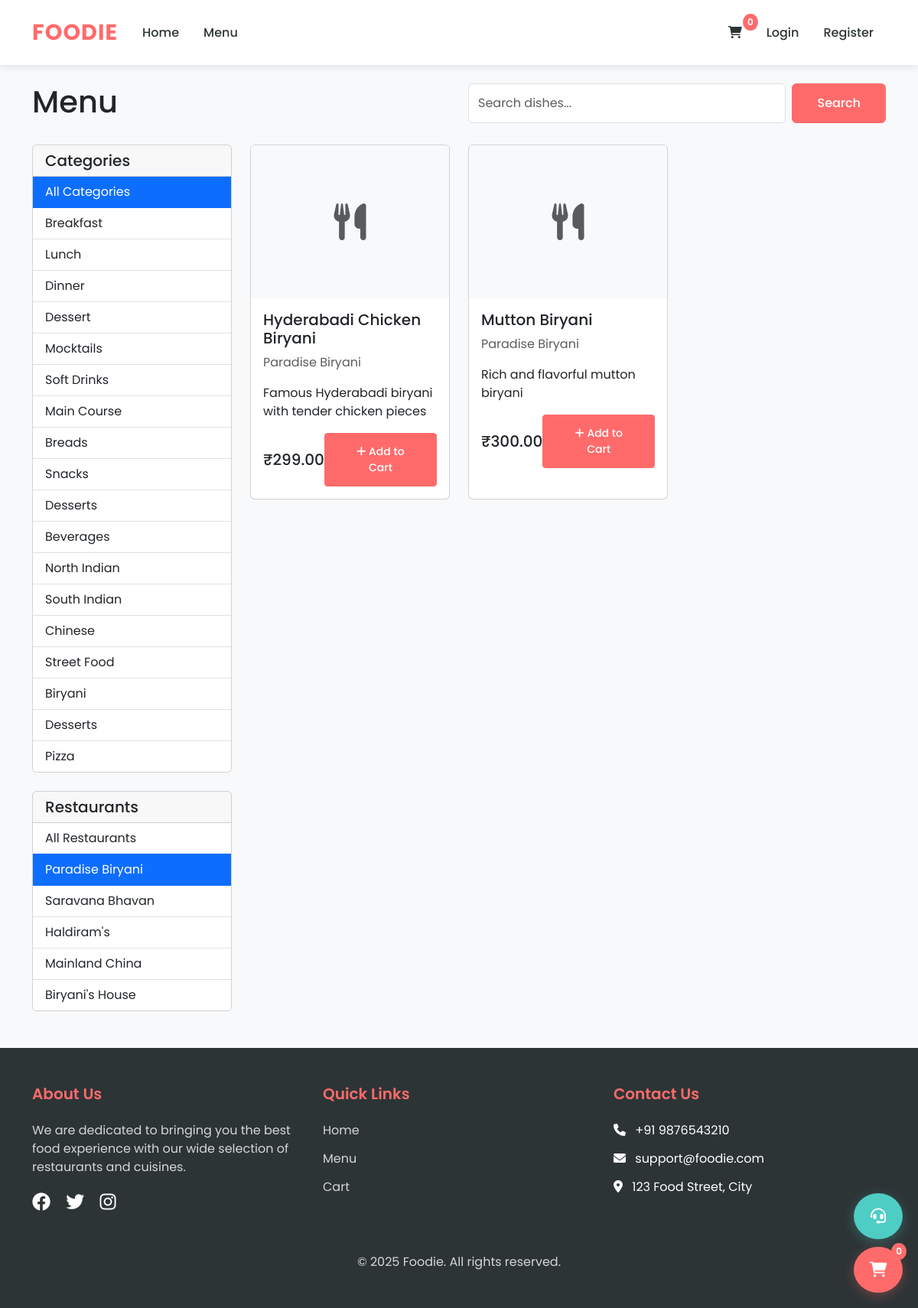
Screenshot of /menu/?restaurant=1 with the database file from the repository.
### core/models.py (models this page shows, shortened)
class Category(models.Model):
    name = models.CharField(max_length=100)
    description = models.TextField(blank=True)
    image = models.ImageField(upload_to='categories/', null=True, blank=True)
    is_active = models.BooleanField(default=True)

class Restaurant(models.Model):
    name = models.CharField(max_length=100)
    description = models.TextField()
    address = models.TextField()
    phone = models.CharField(max_length=15)
    image = models.ImageField(upload_to='restaurants/', null=True, blank=True)
    rating = models.DecimalField(max_digits=3, decimal_places=1, default=0)
    is_active = models.BooleanField(default=True)
    created_at = models.DateTimeField(auto_now_add=True)
    coupon_code = models.CharField(max_length=20, blank=True, null=True)
    discount_percentage = models.DecimalField(max_digits=5, decimal_places=2, default=0)

class MenuItem(models.Model):
    restaurant = models.ForeignKey(Restaurant, on_delete=models.CASCADE, related_name='menu_items', null=True, blank=True)
    category = models.ForeignKey(Category, on_delete=models.CASCADE, related_name='menu_items')
    name = models.CharField(max_length=100)
    description = models.TextField()
    price = models.DecimalField(max_digits=10, decimal_places=2)
    image = models.ImageField(upload_to='menu_items/', null=True, blank=True)
    is_available = models.BooleanField(default=True)
    created_at = models.DateTimeField(auto_now_add=True, null=True)

### core/views.py (the view)
# urls.py: path('menu/', views.menu, name='menu'),
def menu(request):
    query = request.GET.get('q', '')
    category_id = request.GET.get('category')
    restaurant_id = request.GET.get('restaurant')
    menu_items = MenuItem.objects.filter(is_available=True).select_related('restaurant', 'category')
    categories = Category.objects.filter(is_active=True)
    restaurants = Restaurant.objects.filter(is_active=True)
    if query:
        menu_items = menu_items.filter(
            Q(name__icontains=query) |
            Q(description__icontains=query) |
            Q(restaurant__name__icontains=query)
        )
    if category_id:
        menu_items = menu_items.filter(category_id=category_id)
    if restaurant_id:
        menu_items = menu_items.filter(restaurant_id=restaurant_id)
        selected_restaurant = get_object_or_404(Restaurant, id=restaurant_id)
    else:
        selected_restaurant = None
    return render(request, 'menu.html', {
        'menu_items': menu_items,
        'categories': categories,
        'restaurants': restaurants,
        'selected_category': category_id,
        'selected_restaurant': selected_restaurant,
        'search_query': query
    })

### core/templates/menu.html (shortened to what this page needs)
{% extends 'base.html' %}
{% load static %}
{% block content %}
<div class="container mt-4">
    <div class="row mb-4">
        <div class="col-md-6">
            <h1>Menu</h1>
        </div>
        <div class="col-md-6">
            <form method="get" class="d-flex">
                <input type="text" name="q" class="form-control me-2" placeholder="Search dishes..." value="{{ request.GET.q }}">
                <button type="submit" class="btn btn-primary">Search</button>
            </form>
        </div>
    </div>
    <div class="row">
        <div class="col-md-3">
            <div class="card mb-4">
                <div class="card-header">
                    <h5 class="mb-0">Categories</h5>
                </div>
                <div class="list-group list-group-flush">
                    <a href="{% url 'menu' %}" class="list-group-item list-group-item-action {% if not request.GET.category %}active{% endif %}">
                        All Categories
                    </a>
                    {% for category in categories %}
                    <a href="?category={{ category.id }}" class="list-group-item list-group-item-action {% if request.GET.category == category.id|stringformat:'i' %}active{% endif %}">
                        {{ category.name }}
                    </a>
                    {% endfor %}
                </div>
            </div>
            <div class="card">
                <div class="card-header">
                    <h5 class="mb-0">Restaurants</h5>
                </div>
                <div class="list-group list-group-flush">
                    <a href="{% url 'menu' %}" class="list-group-item list-group-item-action {% if not request.GET.restaurant %}active{% endif %}">
                        All Restaurants
                    </a>
                    {% for restaurant in restaurants %}
                    <a href="?restaurant={{ restaurant.id }}" class="list-group-item list-group-item-action {% if request.GET.restaurant == restaurant.id|stringformat:'i' %}active{% endif %}">
                        {{ restaurant.name }}
                    </a>
                    {% endfor %}
                </div>
            </div>
        </div>
        <div class="col-md-9">
            <div class="row">
                {% for item in menu_items %}
                <div class="col-md-4 mb-4">
                    <div class="card h-100">
                        {% if item.image %}
                        <img src="{{ item.image.url }}" class="card-img-top" alt="{{ item.name }}" style="height: 200px; object-fit: cover;">
                        {% else %}
                        <div class="card-img-top d-flex align-items-center justify-content-center" style="height: 200px; background-color: #f8f9fa;">
                            <i class="fas fa-utensils fa-3x text-muted"></i>
                        </div>
                        {% endif %}
                        <div class="card-body">
                            <h5 class="card-title">{{ item.name }}</h5>
                            <p class="card-text text-muted">{{ item.restaurant.name }}</p>
                            <p class="card-text">{{ item.description|truncatewords:20 }}</p>
                            <div class="d-flex justify-content-between align-items-center">
                                <span class="h5 mb-0">₹{{ item.price }}</span>
                                <button class="btn btn-primary btn-sm update-cart" data-item-id="{{ item.id }}" data-action="add">
                                    <i class="fas fa-plus"></i> Add to Cart
                                </button>
                            </div>
                        </div>
                    </div>
                </div>
                {% empty %}
                <div class="col-12 text-center py-5">
                    <i class="fas fa-utensils fa-4x text-muted mb-3"></i>
                    <h3>No items found</h3>
                    <p class="text-muted">Try adjusting your search or filters</p>
                </div>
                {% endfor %}
            </div>
        </div>
    </div>
</div>
{% endblock %}

### core/templates/base.html (style rules this page uses)
:root { --primary-color: #ff6b6b; --secondary-color: #4ecdc4; --dark-color: #2d3436; --light-color: #f8f9fa; }
body { font-family: 'Poppins', sans-serif; background-color: var(--light-color); }
.btn-primary { background-color: var(--primary-color); border-color: var(--primary-color); padding: 0.8rem 2rem; font-weight: 500; transition: all 0.3s ease; }

### rows the page displays
Category: name "Breakfast"
Category: name "Lunch"
Category: name "Dinner"
Category: name "Dessert"
Category: name "Mocktails"
Category: name "Soft Drinks"
Category: name "Main Course"
Category: name "Breads"
Category: name "Snacks"
Category: name "Desserts"
Category: name "Beverages"
Category: name "North Indian"
Category: name "South Indian"
Category: name "Chinese"
Category: name "Street Food"
Category: name "Biryani"
Category: name "Desserts"
Category: name "Pizza"
Restaurant: name "Paradise Biryani"
Restaurant: name "Saravana Bhavan"
Restaurant: name "Haldiram's"
Restaurant: name "Mainland China"
Restaurant: name "Biryani's House"
MenuItem: name "Hyderabadi Chicken Biryani", restaurant.name "Paradise Biryani", description "Famous Hyderabadi biryani with tender chicken pieces", price "299.00"
MenuItem: name "Mutton Biryani", restaurant.name "Paradise Biryani", description "Rich and flavorful mutton biryani", price "300.00"
